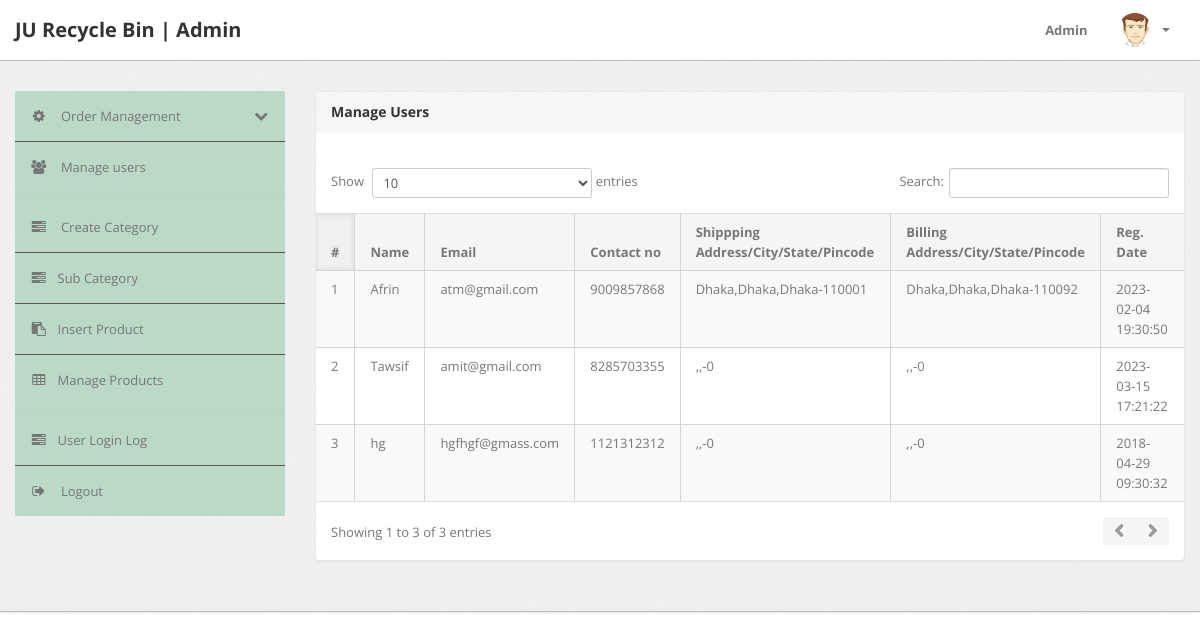
The page /admin/manage-users.php (signed in) on the database its author committed.
### tables this page shows
CREATE TABLE `users` (
  `id` int(11) NOT NULL,
  `name` varchar(255) DEFAULT NULL,
  `email` varchar(255) DEFAULT NULL,
  `contactno` bigint(11) DEFAULT NULL,
  `password` varchar(255) DEFAULT NULL,
  `shippingAddress` longtext,
  `shippingState` varchar(255) DEFAULT NULL,
  `shippingCity` varchar(255) DEFAULT NULL,
  `shippingPincode` int(11) DEFAULT NULL,
  `billingAddress` longtext,
  `billingState` varchar(255) DEFAULT NULL,
  `billingCity` varchar(255) DEFAULT NULL,
  `billingPincode` int(11) DEFAULT NULL,
  `regDate` timestamp NOT NULL DEFAULT CURRENT_TIMESTAMP,
  `updationDate` varchar(255) DEFAULT NULL
);

### admin/manage-users.php (the view, shortened to what this page needs)
<?php
include('include/config.php');
if(strlen($_SESSION['alogin'])==0)
	{
header('location:index.php');
}
else{
?>
<!DOCTYPE html>
<html lang="en">
<head>
	<link type="text/css" href="bootstrap/css/bootstrap.min.css" rel="stylesheet">
	<link type="text/css" href="bootstrap/css/bootstrap-responsive.min.css" rel="stylesheet">
	<link type="text/css" href="css/theme.css" rel="stylesheet">
	<link type="text/css" href="images/icons/css/font-awesome.css" rel="stylesheet">
</head>
<body>
<?php include('include/header.php');?>
	<div class="wrapper">
		<div class="container">
			<div class="row">
<?php include('include/sidebar.php');?>
			<div class="span9">
					<div class="content">
	<div class="module">
							<div class="module-head">
								<h3>Manage Users</h3>
							</div>
							<div class="module-body table">
									<br />
								<table cellpadding="0" cellspacing="0" border="0" class="datatable-1 table table-bordered table-striped	 display" width="100%">
									<thead>
										<tr>
											<th>#</th>
											<th> Name</th>
											<th>Email </th>
											<th>Contact no</th>
											<th>Shippping Address/City/State/Pincode </th>
											<th>Billing Address/City/State/Pincode </th>
											<th>Reg. Date </th>
										</tr>
									</thead>
									<tbody>
<?php $query=mysqli_query($con,"select * from users");
$cnt=1;
while($row=mysqli_fetch_array($query))
{
?>
										<tr>
											<td><?php echo htmlentities($cnt);?></td>
											<td><?php echo htmlentities($row['name']);?></td>
											<td><?php echo htmlentities($row['email']);?></td>
											<td> <?php echo htmlentities($row['contactno']);?></td>
											<td><?php echo htmlentities($row['shippingAddress'].",".$row['shippingCity'].",".$row['shippingState']."-".$row['shippingPincode']);?></td>
											<td><?php echo htmlentities($row['billingAddress'].",".$row['billingCity'].",".$row['billingState']."-".$row['billingPincode']);?></td>
											<td><?php echo htmlentities($row['regDate']);?></td>
										<?php $cnt=$cnt+1; } ?>
								</table>
							</div>
						</div>
					</div>
				</div>
			</div>
		</div>
	</div>
<?php include('include/footer.php');?>
</body>
<?php } ?>

### admin/css/theme.css (style rules this page uses)
body { font-size: 13px; font-family: 'Open Sans', Arial, sans-serif; background: #fff; color: #777 }
h1, h2, h3, h4, h5, h6 { color: #333; margin-top: 0 }
h3 { font-size: 20px }
.wrapper { background: url(../images/bg.png) #eee; border-bottom: 1px solid #bbb; -webkit-box-shadow: 0 1px 2px rgba(0,0,0,0.1); -moz-box-shadow: 0 1px 2px rgba(0,0,0,0.1); box-shadow: 0 1px 2px rgba(0,0,0,0.1); padding: 30px 0 }
.module { background: #fff; -webkit-border-radius: 3px; -moz-border-radius: 3px; border-radius: 3px; border: 1px solid #ccc; border-bottom-color: #bbb; -webkit-box-shadow: 0 0 1px rgba(0,0,0,0.2); -moz-box-shadow: 0 0 1px rgba(0,0,0,0.2); box-shadow: 0 0 1px rgba(0,0,0,0.2); margin-bottom: 30px }
.table { margin-bottom: 0 }
.table th, .table td { border-color: #d5d5d5!important }
.table-bordered thead:first-child tr:first-child>th:first-child, .table-bordered tbody:first-child tr:first-child>td:first-child { -webkit-border-top-left-radius: 2px; -moz-border-radius-topleft: 2px; border-top-left-radius: 2px }
.table-bordered thead:first-child tr:first-child>th:last-child, .table-bordered tbody:first-child tr:first-child>td:last-child { -webkit-border-top-right-radius: 2px; -moz-border-radius-topright: 2px; border-top-right-radius: 2px }
.table-bordered thead:last-child tr:last-child>th:first-child, .table-bordered tbody:last-child tr:last-child>td:first-child, .table-bordered tfoot:last-child tr:last-child>td:first-child { -webkit-border-bottom-left-radius: 2px; -moz-border-radius-bottomleft: 2px; border-bottom-left-radius: 2px }
.table-bordered thead:last-child tr:last-child>th:last-child, .table-bordered tbody:last-child tr:last-child>td:last-child, .table-bordered tfoot:last-child tr:last-child>td:last-child { -webkit-border-bottom-right-radius: 2px; -moz-border-radius-bottomright: 2px; border-bottom-right-radius: 2px }
.module { box-shadow: 0 0 3px rgba(0,0,0,.1); border-color: #e9e9e9; margin-bottom: 20px; background-color: #fff; border-radius: 4px; -webkit-box-shadow: 0 1px 1px rgba(0,0,0,.05); box-shadow: 0 1px 1px rgba(0,0,0,.05); }
.module-head { color: #767676; background-color: #f6f6f6; border-color: #e9e9e9; padding: 10px 15px; border-bottom: 1px solid transparent; border-top-right-radius: 3px; border-top-left-radius: 3px; }
.module-head h3 { font-size: 14px; line-height: 20px; height: 20px; margin: 0 }
.module-body { padding: 15px }
.module-body.table { padding: 15px 0 }
.module-body.table .table th, .module-body.table .table td { padding-left: 15px; padding-right: 15px }
.dataTables_wrapper table th { background: #f5f5f5; cursor: pointer }
.dataTables_wrapper table th.sorting_asc, .dataTables_wrapper table th.sorting_desc { background: #f0f0f0; -webkit-box-shadow: 0 0 5px rgba(0,0,0,0.1) inset; -moz-box-shadow: 0 0 5px rgba(0,0,0,0.1) inset; box-shadow: 0 0 5px rgba(0,0,0,0.1) inset }
.dataTables_wrapper .table-bordered { -webkit-border-radius: 0; -moz-border-radius: 0; border-radius: 0; border-left: 0; border-right: 0 }
.dataTables_wrapper .table-bordered thead tr>th:first-child, .dataTables_wrapper .table-bordered tbody tr>td:first-child, .dataTables_wrapper .table-bordered tfoot tr>td:first-child, .dataTables_wrapper .table-bordered tfoot tr>th:first-child { border-left: 0 }
.dataTables_wrapper .table-bordered thead:first-child tr:first-child>th:first-child, .dataTables_wrapper .table-bordered tbody:first-child tr:first-child>td:first-child { -webkit-border-top-left-radius: 0; -moz-border-radius-topleft: 0; border-top-left-radius: 0 }
.dataTables_wrapper .table-bordered thead:first-child tr:first-child>th:last-child, .dataTables_wrapper .table-bordered tbody:first-child tr:first-child>td:last-child { -webkit-border-top-right-radius: 0; -moz-border-radius-topright: 0; border-top-right-radius: 0 }
.dataTables_wrapper .table-bordered thead:last-child tr:last-child>th:first-child, .dataTables_wrapper .table-bordered tbody:last-child tr:last-child>td:first-child, .dataTables_wrapper .table-bordered tfoot:last-child tr:last-child>td:first-child { -webkit-border-bottom-left-radius: 0; -moz-border-radius-bottomleft: 0; border-bottom-left-radius: 0 }
.dataTables_wrapper .table-bordered thead:last-child tr:last-child>th:last-child, .dataTables_wrapper .table-bordered tbody:last-child tr:last-child>td:last-child, .dataTables_wrapper .table-bordered tfoot:last-child tr:last-child>td:last-child { -webkit-border-bottom-right-radius: 0; -moz-border-radius-bottomright: 0; border-bottom-right-radius: 0 }

### rows shown on the page
users: name "Afrin", email "atm@gmail.com", contactno "9009857868", shippingAddress+shippingCity+shippingState "Dhaka,Dhaka,Dhaka-110001", billingAddress+billingCity+billingState "Dhaka,Dhaka,Dhaka-110092", regDate "2023-02-04 19:30:50"
users: name "Tawsif", email "amit@gmail.com", contactno "8285703355", shippingAddress+shippingCity+shippingState ",,-0", billingAddress+billingCity+billingState ",,-0", regDate "2023-03-15 17:21:22"
users: name "hg", email "hgfhgf@gmass.com", contactno "1121312312", shippingAddress+shippingCity+shippingState ",,-0", billingAddress+billingCity+billingState ",,-0", regDate "2018-04-29 09:30:32"
